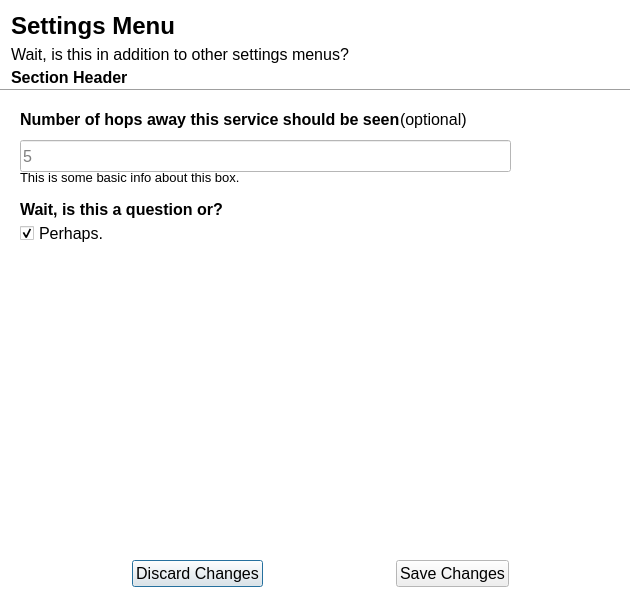
<?xml version="1.0" encoding="UTF-8"?>
<ui version="4.0">
 <class>settings_menu</class>
 <widget class="QDialog" name="settings_menu">
  <property name="windowModality">
   <enum>Qt::ApplicationModal</enum>
  </property>
  <property name="geometry">
   <rect>
    <x>0</x>
    <y>0</y>
    <width>640</width>
    <height>600</height>
   </rect>
  </property>
  <property name="minimumSize">
   <size>
    <width>0</width>
    <height>0</height>
   </size>
  </property>
  <property name="maximumSize">
   <size>
    <width>640</width>
    <height>16777215</height>
   </size>
  </property>
  <property name="palette">
   <palette>
    <active>
     <colorrole role="Base">
      <brush brushstyle="SolidPattern">
       <color alpha="255">
        <red>255</red>
        <green>255</green>
        <blue>255</blue>
       </color>
      </brush>
     </colorrole>
     <colorrole role="Window">
      <brush brushstyle="SolidPattern">
       <color alpha="255">
        <red>255</red>
        <green>255</green>
        <blue>255</blue>
       </color>
      </brush>
     </colorrole>
    </active>
    <inactive>
     <colorrole role="Base">
      <brush brushstyle="SolidPattern">
       <color alpha="255">
        <red>255</red>
        <green>255</green>
        <blue>255</blue>
       </color>
      </brush>
     </colorrole>
     <colorrole role="Window">
      <brush brushstyle="SolidPattern">
       <color alpha="255">
        <red>255</red>
        <green>255</green>
        <blue>255</blue>
       </color>
      </brush>
     </colorrole>
    </inactive>
    <disabled>
     <colorrole role="Base">
      <brush brushstyle="SolidPattern">
       <color alpha="255">
        <red>255</red>
        <green>255</green>
        <blue>255</blue>
       </color>
      </brush>
     </colorrole>
     <colorrole role="Window">
      <brush brushstyle="SolidPattern">
       <color alpha="255">
        <red>255</red>
        <green>255</green>
        <blue>255</blue>
       </color>
      </brush>
     </colorrole>
    </disabled>
   </palette>
  </property>
  <property name="font">
   <font>
    <pointsize>12</pointsize>
   </font>
  </property>
  <property name="windowTitle">
   <string>Commotion Error</string>
  </property>
  <widget class="Line" name="line">
   <property name="geometry">
    <rect>
     <x>0</x>
     <y>80</y>
     <width>630</width>
     <height>20</height>
    </rect>
   </property>
   <property name="orientation">
    <enum>Qt::Horizontal</enum>
   </property>
  </widget>
  <widget class="QLabel" name="section_head">
   <property name="geometry">
    <rect>
     <x>11</x>
     <y>68</y>
     <width>141</width>
     <height>24</height>
    </rect>
   </property>
   <property name="maximumSize">
    <size>
     <width>600</width>
     <height>30</height>
    </size>
   </property>
   <property name="font">
    <font>
     <weight>75</weight>
     <bold>true</bold>
    </font>
   </property>
   <property name="text">
    <string>Section Header</string>
   </property>
   <property name="alignment">
    <set>Qt::AlignLeading|Qt::AlignLeft|Qt::AlignTop</set>
   </property>
   <property name="wordWrap">
    <bool>true</bool>
   </property>
   <property name="margin">
    <number>1</number>
   </property>
  </widget>
  <widget class="QLabel" name="settings_menu_head">
   <property name="geometry">
    <rect>
     <x>11</x>
     <y>11</y>
     <width>600</width>
     <height>30</height>
    </rect>
   </property>
   <property name="maximumSize">
    <size>
     <width>600</width>
     <height>30</height>
    </size>
   </property>
   <property name="font">
    <font>
     <pointsize>18</pointsize>
     <weight>75</weight>
     <bold>true</bold>
    </font>
   </property>
   <property name="text">
    <string>Settings Menu</string>
   </property>
   <property name="scaledContents">
    <bool>false</bool>
   </property>
   <property name="wordWrap">
    <bool>true</bool>
   </property>
   <property name="margin">
    <number>0</number>
   </property>
  </widget>
  <widget class="QLabel" name="_intro_text">
   <property name="geometry">
    <rect>
     <x>11</x>
     <y>42</y>
     <width>438</width>
     <height>24</height>
    </rect>
   </property>
   <property name="maximumSize">
    <size>
     <width>600</width>
     <height>25</height>
    </size>
   </property>
   <property name="text">
    <string>Wait, is this in addition to other settings menus?</string>
   </property>
   <property name="alignment">
    <set>Qt::AlignLeading|Qt::AlignLeft|Qt::AlignVCenter</set>
   </property>
   <property name="margin">
    <number>1</number>
   </property>
  </widget>
  <widget class="QWidget" name="layoutWidget">
   <property name="geometry">
    <rect>
     <x>5</x>
     <y>560</y>
     <width>631</width>
     <height>34</height>
    </rect>
   </property>
   <layout class="QHBoxLayout" name="horizontalLayout">
    <property name="sizeConstraint">
     <enum>QLayout::SetMinAndMaxSize</enum>
    </property>
    <item>
     <spacer name="horizontalSpacer">
      <property name="orientation">
       <enum>Qt::Horizontal</enum>
      </property>
      <property name="sizeHint" stdset="0">
       <size>
        <width>40</width>
        <height>20</height>
       </size>
      </property>
     </spacer>
    </item>
    <item>
     <widget class="QPushButton" name="discard_button">
      <property name="text">
       <string>Discard Changes</string>
      </property>
     </widget>
    </item>
    <item>
     <spacer name="horizontalSpacer_4">
      <property name="orientation">
       <enum>Qt::Horizontal</enum>
      </property>
      <property name="sizeType">
       <enum>QSizePolicy::Expanding</enum>
      </property>
      <property name="sizeHint" stdset="0">
       <size>
        <width>40</width>
        <height>20</height>
       </size>
      </property>
     </spacer>
    </item>
    <item>
     <widget class="QPushButton" name="save_button">
      <property name="text">
       <string>Save Changes</string>
      </property>
     </widget>
    </item>
    <item>
     <spacer name="horizontalSpacer_3">
      <property name="orientation">
       <enum>Qt::Horizontal</enum>
      </property>
      <property name="sizeHint" stdset="0">
       <size>
        <width>29</width>
        <height>20</height>
       </size>
      </property>
     </spacer>
    </item>
   </layout>
  </widget>
  <widget class="QLabel" name="subsection2">
   <property name="geometry">
    <rect>
     <x>20</x>
     <y>200</y>
     <width>381</width>
     <height>24</height>
    </rect>
   </property>
   <property name="maximumSize">
    <size>
     <width>600</width>
     <height>30</height>
    </size>
   </property>
   <property name="font">
    <font>
     <weight>75</weight>
     <bold>true</bold>
    </font>
   </property>
   <property name="text">
    <string>Wait, is this a question or?</string>
   </property>
   <property name="alignment">
    <set>Qt::AlignLeading|Qt::AlignLeft|Qt::AlignTop</set>
   </property>
   <property name="wordWrap">
    <bool>true</bool>
   </property>
   <property name="margin">
    <number>1</number>
   </property>
  </widget>
  <widget class="QCheckBox" name="app_perm">
   <property name="geometry">
    <rect>
     <x>20</x>
     <y>220</y>
     <width>541</width>
     <height>26</height>
    </rect>
   </property>
   <property name="text">
    <string>Perhaps.</string>
   </property>
   <property name="checked">
    <bool>true</bool>
   </property>
  </widget>
  <widget class="QLabel" name="optional2">
   <property name="geometry">
    <rect>
     <x>400</x>
     <y>110</y>
     <width>121</width>
     <height>24</height>
    </rect>
   </property>
   <property name="maximumSize">
    <size>
     <width>600</width>
     <height>30</height>
    </size>
   </property>
   <property name="font">
    <font>
     <weight>50</weight>
     <bold>false</bold>
    </font>
   </property>
   <property name="text">
    <string>(optional)</string>
   </property>
   <property name="alignment">
    <set>Qt::AlignLeading|Qt::AlignLeft|Qt::AlignTop</set>
   </property>
   <property name="wordWrap">
    <bool>true</bool>
   </property>
   <property name="margin">
    <number>1</number>
   </property>
  </widget>
  <widget class="QLabel" name="info_descriptor">
   <property name="geometry">
    <rect>
     <x>20</x>
     <y>170</y>
     <width>491</width>
     <height>24</height>
    </rect>
   </property>
   <property name="maximumSize">
    <size>
     <width>600</width>
     <height>30</height>
    </size>
   </property>
   <property name="font">
    <font>
     <pointsize>10</pointsize>
     <weight>50</weight>
     <italic>false</italic>
     <bold>false</bold>
    </font>
   </property>
   <property name="text">
    <string>This is some basic info about this box.</string>
   </property>
   <property name="alignment">
    <set>Qt::AlignLeading|Qt::AlignLeft|Qt::AlignTop</set>
   </property>
   <property name="wordWrap">
    <bool>true</bool>
   </property>
   <property name="margin">
    <number>1</number>
   </property>
  </widget>
  <widget class="QLabel" name="app_hops_head">
   <property name="geometry">
    <rect>
     <x>20</x>
     <y>110</y>
     <width>381</width>
     <height>24</height>
    </rect>
   </property>
   <property name="maximumSize">
    <size>
     <width>600</width>
     <height>30</height>
    </size>
   </property>
   <property name="font">
    <font>
     <weight>75</weight>
     <bold>true</bold>
    </font>
   </property>
   <property name="text">
    <string>Number of hops away this service should be seen</string>
   </property>
   <property name="alignment">
    <set>Qt::AlignLeading|Qt::AlignLeft|Qt::AlignTop</set>
   </property>
   <property name="wordWrap">
    <bool>true</bool>
   </property>
   <property name="margin">
    <number>1</number>
   </property>
  </widget>
  <widget class="QLineEdit" name="text_entry">
   <property name="geometry">
    <rect>
     <x>20</x>
     <y>140</y>
     <width>491</width>
     <height>32</height>
    </rect>
   </property>
   <property name="text">
    <string/>
   </property>
   <property name="readOnly">
    <bool>false</bool>
   </property>
   <property name="placeholderText">
    <string>5</string>
   </property>
  </widget>
  <zorder>section_head</zorder>
  <zorder>settings_menu_head</zorder>
  <zorder>_intro_text</zorder>
  <zorder>layoutWidget</zorder>
  <zorder>line</zorder>
  <zorder>subsection2</zorder>
  <zorder>app_perm</zorder>
  <zorder>optional2</zorder>
  <zorder>info_descriptor</zorder>
  <zorder>app_hops_head</zorder>
  <zorder>text_entry</zorder>
 </widget>
 <resources>
  <include location="../untitled1/qml.qrc"/>
 </resources>
 <connections>
  <connection>
   <sender>discard_button</sender>
   <signal>clicked()</signal>
   <receiver>settings_menu</receiver>
   <slot>close()</slot>
   <hints>
    <hint type="sourcelabel">
     <x>295</x>
     <y>485</y>
    </hint>
    <hint type="destinationlabel">
     <x>459</x>
     <y>-16</y>
    </hint>
   </hints>
  </connection>
  <connection>
   <sender>save_button</sender>
   <signal>clicked()</signal>
   <receiver>settings_menu</receiver>
   <slot>close()</slot>
   <hints>
    <hint type="sourcelabel">
     <x>334</x>
     <y>489</y>
    </hint>
    <hint type="destinationlabel">
     <x>412</x>
     <y>14</y>
    </hint>
   </hints>
  </connection>
 </connections>
</ui>
